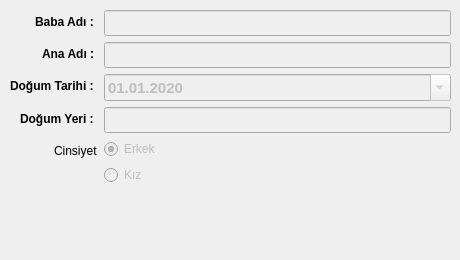
        <widget class="QWidget" name="tab_personal">
         <attribute name="title">
          <string>Kişisel</string>
         </attribute>
         <widget class="QWidget" name="formLayoutWidget_2">
          <property name="geometry">
           <rect>
            <x>10</x>
            <y>10</y>
            <width>441</width>
            <height>241</height>
           </rect>
          </property>
          <layout class="QFormLayout" name="formLayout_2">
           <property name="labelAlignment">
            <set>Qt::AlignRight|Qt::AlignTrailing|Qt::AlignVCenter</set>
           </property>
           <item row="0" column="0">
            <widget class="QLabel" name="label_8">
             <property name="font">
              <font>
               <weight>75</weight>
               <bold>true</bold>
              </font>
             </property>
             <property name="text">
              <string>Baba Adı : </string>
             </property>
            </widget>
           </item>
           <item row="0" column="1">
            <widget class="QLineEdit" name="le_father_name">
             <property name="enabled">
              <bool>false</bool>
             </property>
             <property name="font">
              <font>
               <pointsize>11</pointsize>
               <weight>75</weight>
               <bold>true</bold>
              </font>
             </property>
            </widget>
           </item>
           <item row="1" column="0">
            <widget class="QLabel" name="label_9">
             <property name="font">
              <font>
               <weight>75</weight>
               <bold>true</bold>
              </font>
             </property>
             <property name="text">
              <string>Ana Adı : </string>
             </property>
            </widget>
           </item>
           <item row="1" column="1">
            <widget class="QLineEdit" name="le_mother_name">
             <property name="enabled">
              <bool>false</bool>
             </property>
             <property name="font">
              <font>
               <pointsize>11</pointsize>
               <weight>75</weight>
               <bold>true</bold>
              </font>
             </property>
            </widget>
           </item>
           <item row="2" column="0">
            <widget class="QLabel" name="label_10">
             <property name="font">
              <font>
               <weight>75</weight>
               <bold>true</bold>
              </font>
             </property>
             <property name="text">
              <string>Doğum Tarihi : </string>
             </property>
            </widget>
           </item>
           <item row="2" column="1">
            <widget class="QDateEdit" name="date_of_birth">
             <property name="enabled">
              <bool>false</bool>
             </property>
             <property name="font">
              <font>
               <pointsize>11</pointsize>
               <weight>75</weight>
               <bold>true</bold>
              </font>
             </property>
             <property name="dateTime">
              <datetime>
               <hour>0</hour>
               <minute>0</minute>
               <second>0</second>
               <year>2020</year>
               <month>1</month>
               <day>1</day>
              </datetime>
             </property>
             <property name="displayFormat">
              <string>dd.MM.yyyy</string>
             </property>
             <property name="calendarPopup">
              <bool>true</bool>
             </property>
            </widget>
           </item>
           <item row="3" column="0">
            <widget class="QLabel" name="label_11">
             <property name="font">
              <font>
               <weight>75</weight>
               <bold>true</bold>
              </font>
             </property>
             <property name="text">
              <string>Doğum Yeri : </string>
             </property>
            </widget>
           </item>
           <item row="3" column="1">
            <widget class="QLineEdit" name="le_birth_place">
             <property name="enabled">
              <bool>false</bool>
             </property>
             <property name="font">
              <font>
               <pointsize>11</pointsize>
               <weight>75</weight>
               <bold>true</bold>
              </font>
             </property>
            </widget>
           </item>
           <item row="4" column="0">
            <widget class="QLabel" name="label_15">
             <property name="text">
              <string>Cinsiyet</string>
             </property>
            </widget>
           </item>
           <item row="4" column="1">
            <layout class="QVBoxLayout" name="verticalLayout_4">
             <item>
              <widget class="QRadioButton" name="rb_male">
               <property name="enabled">
                <bool>false</bool>
               </property>
               <property name="text">
                <string>Erkek</string>
               </property>
               <property name="checked">
                <bool>true</bool>
               </property>
              </widget>
             </item>
             <item>
              <widget class="QRadioButton" name="rb_female">
               <property name="enabled">
                <bool>false</bool>
               </property>
               <property name="text">
                <string>Kız</string>
               </property>
              </widget>
             </item>
            </layout>
           </item>
          </layout>
         </widget>
        </widget>
